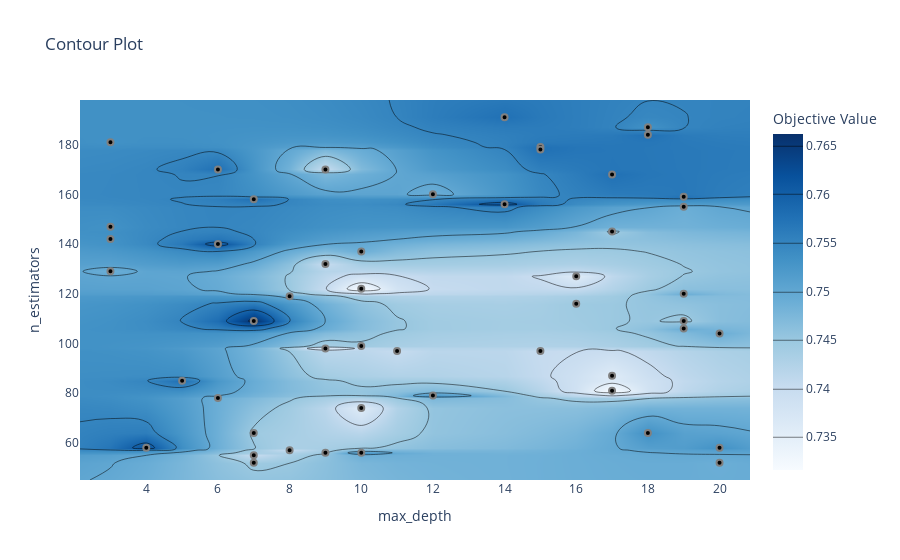

This figure's notebook cell:
### Code cell
plot_contour(study).show()

### Figure 1 — Plotly figure (JSON) as saved in the notebook; plotly's stock layout.template omitted (floating-point values rounded to 4 significant figures; data arrays with more than 128 entries replaced by an {"elided": "..."} marker saying what was removed)
{"data": [{"colorbar": {"title": {"text": "Objective Value"}}, "colorscale": [[0, "rgb(247,251,255)"], [0.125, "rgb(222,235,247)"], [0.25, "rgb(198,219,239)"], [0.375, "rgb(158,202,225)"], [0.5, "rgb(107,174,214)"], [0.625, "rgb(66,146,198)"], [0.75, "rgb(33,113,181)"], [0.875, "rgb(8,81,156)"], [1, "rgb(8,48,107)"]], "connectgaps": true, "contours": {"coloring": "heatmap"}, "hoverinfo": "none", "line": {"smoothing": 1.3}, "reversescale": false, "type": "contour", "x": [2.15, 3, 4, 5, 6, 7, 8, 9, 10, 11, 12, 14, 15, 16, 17, 18, 19, 20, 20.85], "y": [45.05, 52, 55, 56, 57, 58, 64, 74, 78, 79, 81, 85, 87, 97, 98, 99, 104, 106, 109, 116, 119, 120, 122, 127, 129, 132, 137, 140, 142, 145, 147, 155, 156, 158, 159, 160, 168, 170, 178, 179, 181, 184, 187, 191, 197.9], "z": {"elided": "45x19 float values"}}, {"marker": {"color": "black", "line": {"color": "Gray", "width": 2}}, "mode": "markers", "name": "Feasible Trial", "showlegend": false, "type": "scatter", "x": [12, 8, 19, 8, 7, 20, 3, 14, 9, 17, 7, 17, 10, 18, 18, 3, 10, 19, 16, 7, 6, 3, 3, 10, 7, 10, 19, 15, 10, 17, 4, 20, 6, 17, 20, 9, 15, 19, 9, 9, 5, 6, 14, 7, 16, 19, 11, 12, 18, 15], "y": [160, 57, 109, 119, 52, 58, 129, 156, 98, 145, 109, 81, 56, 187, 184, 142, 74, 159, 127, 158, 140, 147, 181, 122, 55, 99, 155, 97, 137, 168, 58, 104, 170, 87, 52, 170, 179, 120, 56, 132, 85, 78, 191, 64, 116, 106, 97, 79, 64, 178]}, {"marker": {"color": "#cccccc", "line": {"color": "Gray", "width": 2}}, "mode": "markers", "name": "Infeasible Trial", "showlegend": false, "type": "scatter", "x": [], "y": []}], "layout": {"title": {"text": "Contour Plot"}, "xaxis": {"range": [2.15, 20.85], "title": {"text": "max_depth"}}, "yaxis": {"range": [45.05, 197.9], "title": {"text": "n_estimators"}}}}
